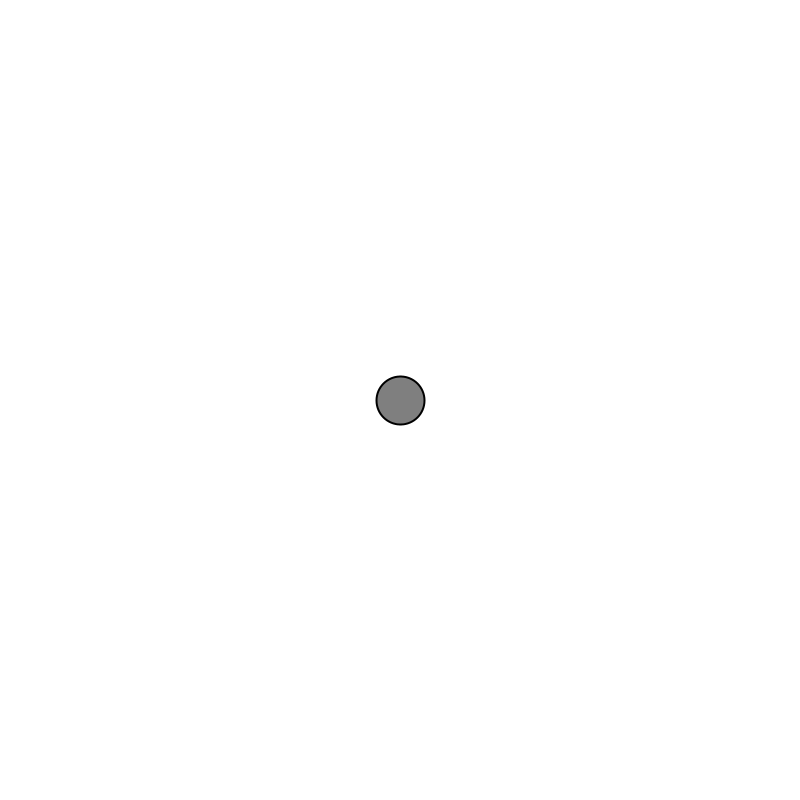
Frame 1 (no input)
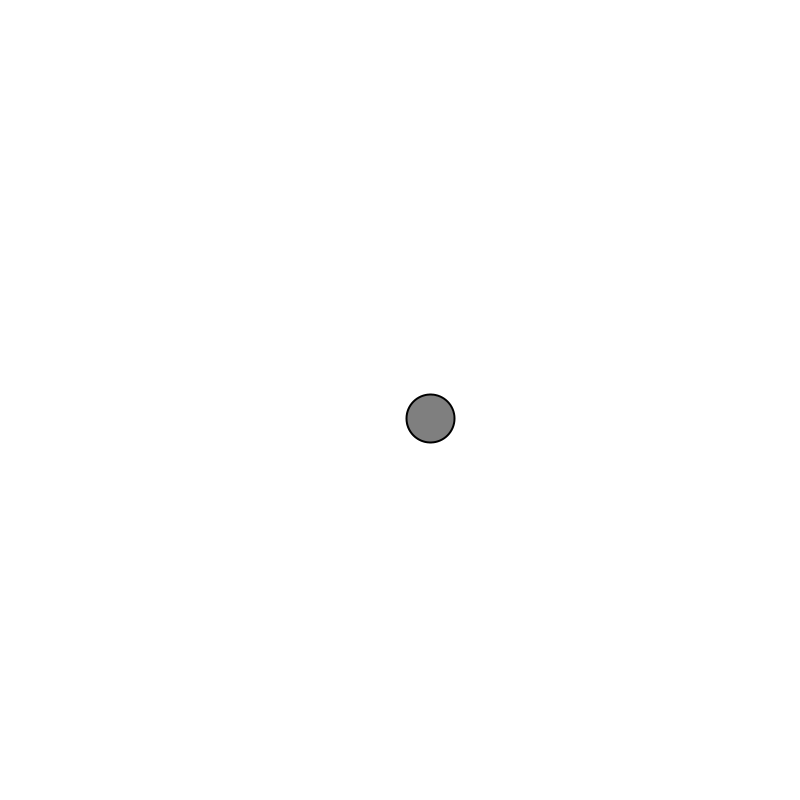
Frame 60 (the mouse pressed at the canvas centre just before this capture)
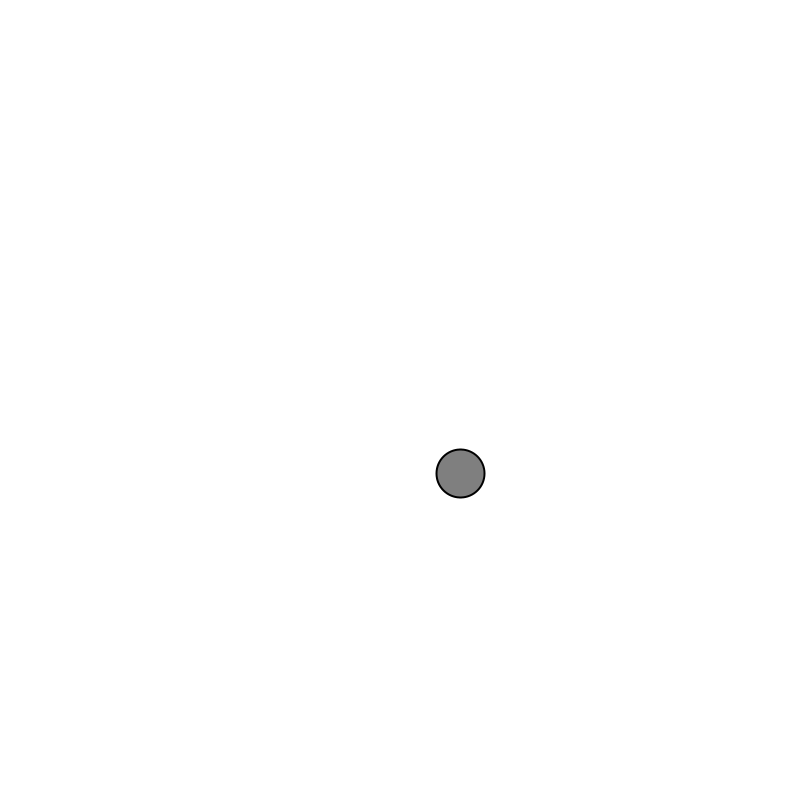
Frame 120 (the mouse held since frame 60 and released just before this capture)

The Processing sketch that drew these frames (run headless with seeded random() and noise(); from frame 60 on, the mouse is pressed at the canvas centre):

// Processing sketch: etape4
// ── etape4.pde
Mover mover;
void setup() {
  size(800,800);
  mover = new Mover();
  frameRate(120);
}

void draw() {
  background(255);
  mover.update();
  mover.checkEdges();
  mover.display();
}

// ── Mover.pde
class Mover {
  PVector location;
  PVector velocity;
  PVector gravity;
  float velocityY = 0.01;
  
  Mover() {
    location = new PVector(width/2, height/2);
    velocity = new PVector(0.5, velocityY);
    gravity = new PVector(0, velocityY);
  } 
  void update() {
    velocity.add(gravity);
    location.add(velocity);
  }  

  void display() {
    stroke(0);
    strokeWeight(2);
    fill(127);
    ellipse(location.x, location.y, 48, 48);
  }

  void checkEdges() {
    if (location.x + 24 > width) {
      velocity.x = -velocity.x;
      location.x = width - 24;
    }
    else if (location.x  - 24 < 0) {
      velocity.x = -velocity.x;
      location.x = 24;
    }
    if (location.y  + 24 > height) {
      velocity.y = -velocity.y;
      location.y = height - 24;
    }
    else if (location.y  - 24 < 0) {
      velocity.y = -velocity.y;
      location.y = 24;
    }
  }
}
